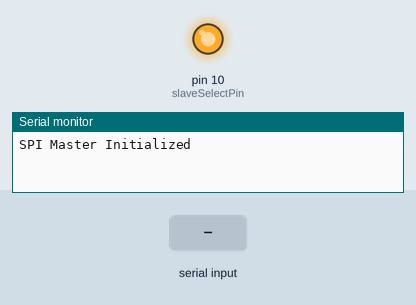
Recording of a sketch running on a simulated Arduino Uno, built with avr-gcc and run on an emulated ATmega328P. On the bench: output pins drawn as LEDs (lit = HIGH), the last lines printed to the serial monitor. The test bench sets the inputs (shaded band).

Above: at 1.2 s.
1.3 s: "VOLT:5000\n" received over Serial
At 1.9 s:
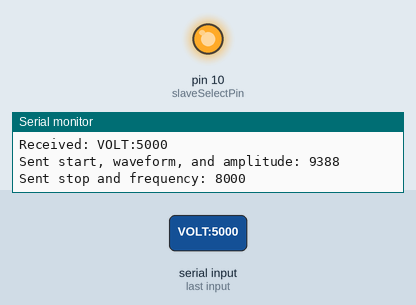
2.8 s: "SIN:3000:100\n" received over Serial
At 3.5 s:
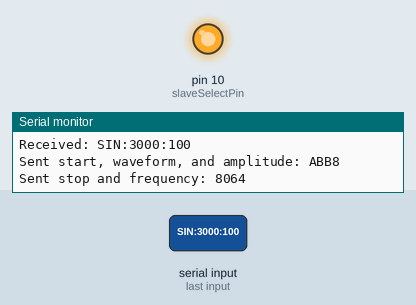
4.3 s: "RCT:4000:200\n" received over Serial
At 4.8 s:
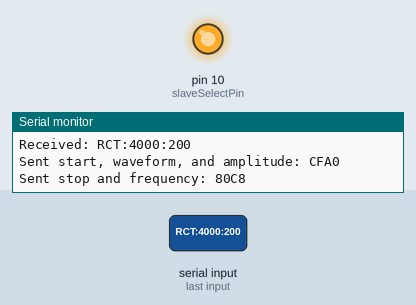
Timing chart, 0 to 7.3 s (numbered marks = the images above; inputs shaded):
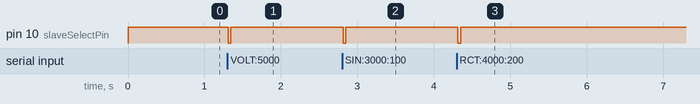

The sketch:

waveform_spi.ino
```cpp
#include <SPI.h>

/*

    Slave select: 10
    CLK: Pin 13
    MOSI: Pin 11


 * Example Input Strings for Parsing:
 *  - "VOLT:5000"            → DC voltage, amplitude only
 *  - "SIN:3000:100"         → Sine wave, amplitude + frequency
 *  - "RCT:4000:200"         → Rectangle wave, amplitude + frequency
 *  - "OFF"                  → Turns output off (amplitude = 0, frequency = 0)

*/


// Pin for the slave select (SS) line
const int slaveSelectPin = 10;

char msg[50];


#include <string.h>

#define START_BIT (1 << 15) //bit 15
#define STOP_BIT (1 << 15) // bit 15
#define WAVEFORM_BITS (13) //bits [14:13]

#define MESSAGE_LEN 4

typedef enum {VOLT, SINE, RECTANGLE, PULSE} wavetype_t;

typedef struct request
{
  wavetype_t waveform;
  uint16_t amplitude;
  uint16_t frequency;
} request_t;


uint8_t serializeMessage(uint8_t* message, uint8_t messageLength, wavetype_t waveform, uint16_t amplitude, uint16_t frequency)
{
    if (messageLength != 4) return -1;

    uint16_t word0 = START_BIT | (waveform << WAVEFORM_BITS) | (amplitude & 0x1FFF); // 13-bit amplitude
    uint16_t word1 = STOP_BIT | (frequency & 0x7FFF);                                // 15-bit frequency

    message[0] = (word0 >> 8) & 0xFF;
    message[1] = word0 & 0xFF;
    message[2] = (word1 >> 8) & 0xFF;
    message[3] = word1 & 0xFF;

    return 0;
}


int my_atoi(const char *str) {
    int result = 0;      // To store the final integer value
    int sign = 1;        // To handle negative numbers
    int i = 0;           // Iterator index

    // Step 1: Skip leading whitespace
    while (str[i] == ' ' || str[i] == '\t' || str[i] == '\n' ||
           str[i] == '\v' || str[i] == '\f' || str[i] == '\r') {
        i++;
    }

    // Step 2: Check for optional '+' or '-' sign
    if (str[i] == '-') {
        sign = -1;
        i++;
    } else if (str[i] == '+') {
        i++;
    }

    // Step 3: Convert digits to integer
    while (str[i] >= '0' && str[i] <= '9') {
        result = result * 10 + (str[i] - '0');  // Accumulate the digit
        i++;
    }

    // Step 4: Return the result with the correct sign
    return result * sign;
}


int8_t processMessage(char* msg, request_t* messageRequest)
{
    int8_t ret = -1;
    char* tokenMsg = msg;
    char* token = strtok(tokenMsg, ":");

    if(token != NULL)
    {
        if(strcmp(token, "VOLT") == 0)
        {
            messageRequest->waveform = VOLT;
            token = strtok(NULL, ":");
            if(token != NULL)
            {
                messageRequest->amplitude = my_atoi(token);

                ret = 0;
            }
        }

        else if(strcmp(token, "SIN") == 0)
        {
            messageRequest->waveform = SINE;
            token = strtok(NULL, ":");
            if(token != NULL)
            {
                messageRequest->amplitude = my_atoi(token);
                token = strtok(NULL, ":");
                if(token != NULL)
                {
                    messageRequest->frequency = my_atoi(token);
                    ret = 0;
                }
            }
        }

        else if(strcmp(token, "RCT") == 0)
        {
            messageRequest->waveform = RECTANGLE;
            token = strtok(NULL, ":");
            if(token != NULL)
            {
                messageRequest->amplitude = my_atoi(token);
                token = strtok(NULL, ":");
                if(token != NULL)
                {
                    messageRequest->frequency = my_atoi(token);
                    ret = 0;
                }
            }
        }

        else if(strcmp(token, "OFF") == 0)
        {
            messageRequest->waveform = VOLT;
            messageRequest->amplitude = 0;
            messageRequest->frequency = 0;
            ret = 0;
        }
    }

    return ret;
}


void setup() {
  // Set up the serial monitor
  Serial.begin(9600);

  // Set the slave select pin as output
  pinMode(slaveSelectPin, OUTPUT);

  // Ensure the slave select pin is HIGH initially (deselect the slave)
  digitalWrite(slaveSelectPin, HIGH);

  // Initialize SPI as master
  SPI.begin();

  // Configure SPI settings
  SPI.beginTransaction(SPISettings(4000000, MSBFIRST, SPI_MODE0)); // 1 MHz, MSB first, SPI mode 0

  Serial.println("SPI Master Initialized");
}

void loop() {
  static int msgLength = 0;

  while (Serial.available()) {
    char c = Serial.read();


    if(c == '\n')
    {

    msg[msgLength] = '\0';

    uint8_t SPI_TX_Buffer[MESSAGE_LEN];

    request_t waveformRequest;

    //processMessage(msg, &waveformRequest);

      Serial.print("Received: ");
      Serial.println(msg);

      if (processMessage(msg, &waveformRequest) != 0) {
      Serial.println("Invalid message format.");
      }

      else
      {


        serializeMessage(SPI_TX_Buffer, MESSAGE_LEN, waveformRequest.waveform, waveformRequest.amplitude, waveformRequest.frequency);


        digitalWrite(slaveSelectPin, LOW);


        uint16_t firstByteSent = ((SPI_TX_Buffer[0] << 8) | SPI_TX_Buffer[1]);
        uint16_t secondByteSent = ((SPI_TX_Buffer[2] << 8) | SPI_TX_Buffer[3]);


        Serial.print("Sent start, waveform, and amplitude: ");
        Serial.println(firstByteSent, HEX);
        Serial.print("Sent stop and frequency: ");
        Serial.println(secondByteSent, HEX);


        Serial.println();


        for(int i = 0; i < MESSAGE_LEN; i++)
        {
          SPI.transfer(SPI_TX_Buffer[i]);
          //Serial.println(SPI_TX_Buffer[i], HEX);
        }

        digitalWrite(slaveSelectPin, HIGH);

      }


      msgLength = 0;

    }

    else
    {
      msg[msgLength++] = c;
      //Serial.println(msg);
    }

    }


}
```

Measured:
- after the input at 1.3 s, pin 10 (slaveSelectPin): HIGH → LOW at once, → HIGH 0.03 s later
- after the input at 2.8 s, pin 10 (slaveSelectPin): HIGH → LOW at once, → HIGH 0.04 s later
- after the input at 4.3 s, pin 10 (slaveSelectPin): HIGH → LOW at once, → HIGH 0.04 s later
